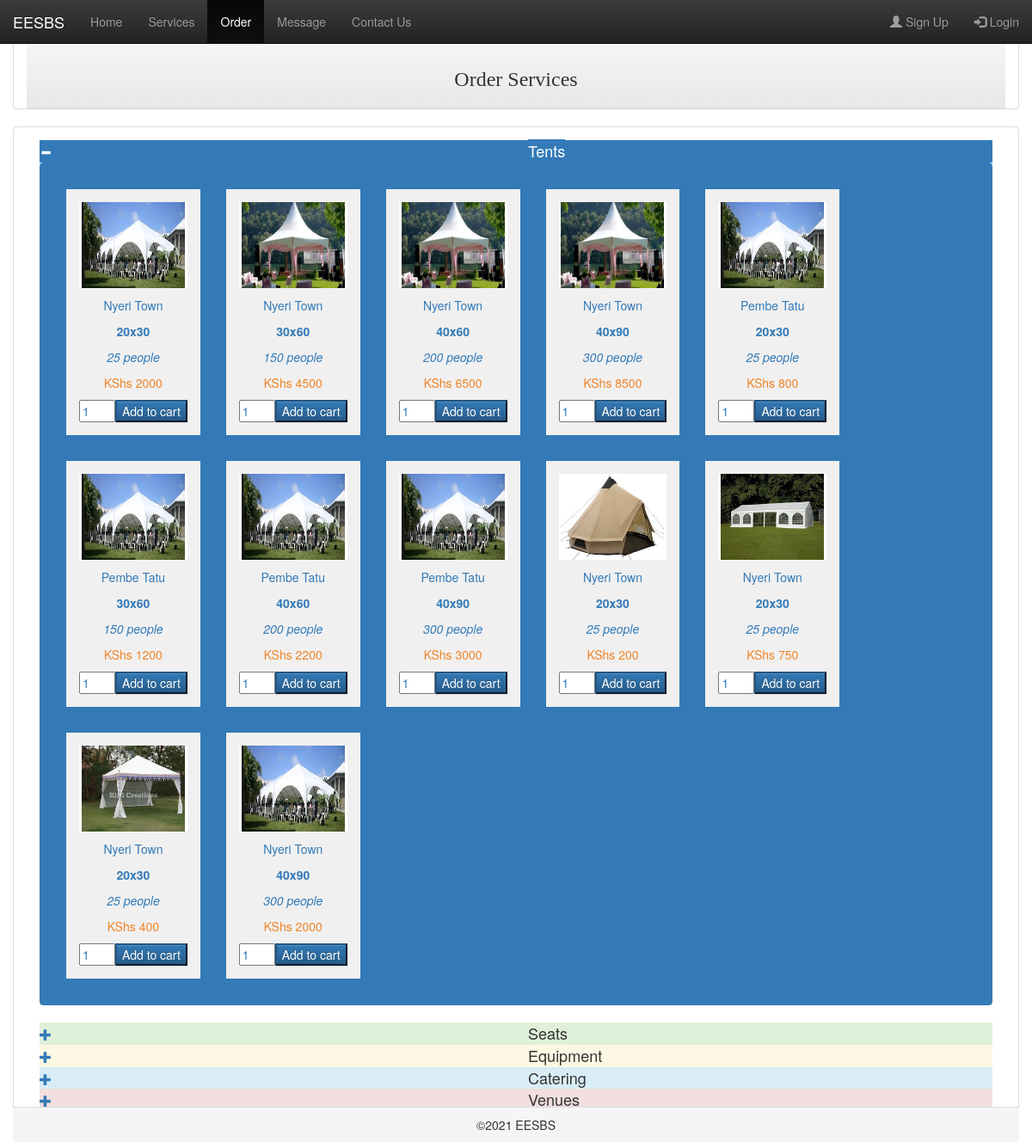
The app's page /order.php with its own data.
### tables this page shows
CREATE TABLE IF NOT EXISTS `tents` (
  `tid` int(6) unsigned NOT NULL,
  `uid` int(15) NOT NULL,
  `code` varchar(15) NOT NULL,
  `type` varchar(50) NOT NULL,
  `image` varchar(50) NOT NULL,
  `size` varchar(50) NOT NULL,
  `people` int(15) NOT NULL,
  `price` int(15) NOT NULL,
  `reg_date` timestamp NOT NULL DEFAULT CURRENT_TIMESTAMP ON UPDATE CURRENT_TIMESTAMP
);

CREATE TABLE IF NOT EXISTS `s_providers` (
  `uid` int(6) unsigned NOT NULL,
  `role` int(5) NOT NULL,
  `logo` varchar(100) NOT NULL,
  `companyName` varchar(50) NOT NULL,
  `c_location` varchar(30) NOT NULL,
  `email` varchar(50) DEFAULT NULL,
  `phone` varchar(15) NOT NULL,
  `till` varchar(15) NOT NULL,
  `username` varchar(30) NOT NULL,
  `password` varchar(255) NOT NULL,
  `active` int(5) NOT NULL,
  `reg_date` timestamp NOT NULL DEFAULT CURRENT_TIMESTAMP ON UPDATE CURRENT_TIMESTAMP
);

### order.php (the view, shortened to what this page needs)
 <?php include("includes/dbconn.php");
$tents = array(); $equips = array(); $caters = array(); $venues = array(); $seats = array();
try {
  $sql = "SELECT * FROM tents JOIN s_providers on tents.uid = s_providers.uid WHERE s_providers.active=1";
    $stmt = $conn->prepare($sql);
	if($stmt->execute())
	{
	 while($row = $stmt -> fetch())
	 {
	   $tents[] = $row;
	 }
	}
  $sql = "SELECT * FROM equipment JOIN s_providers on equipment.uid = s_providers.uid WHERE s_providers.active=1";
  $sql = "SELECT * FROM venues JOIN s_providers on venues.uid = s_providers.uid WHERE s_providers.active=1";
  $sql = "SELECT * FROM seats JOIN s_providers on seats.uid = s_providers.uid WHERE s_providers.active=1";
  $sql = "SELECT * FROM catering JOIN s_providers on catering.uid = s_providers.uid WHERE s_providers.active=1";
  }
catch(PDOException $e)
    {
    echo $sql . "<br>" . $e->getMessage();
    }
 ?>
<!DOCTYPE html PUBLIC "-//W3C//DTD XHTML 1.0 Transitional//EN" "http://www.w3.org/TR/xhtml1/DTD/xhtml1-transitional.dtd">
<html xmlns="http://www.w3.org/1999/xhtml">
<html lang="en">
  <head>
 <link href="myassets/mystyles.css" type="text/css" rel="stylesheet" />
 <link href="bootstrap-3.3.7-dist/css/bootstrap.min.css" type="text/css" rel="stylesheet" />
   <link href="bootstrap-3.3.7-dist/css/bootstrap-theme.min.css" type="text/css" rel="stylesheet" />
  <link rel="stylesheet" href="datepicker/css/jquery-ui.css">
</head>
<body>
 <nav class="navbar navbar-inverse navbar-fixed-top">
  <div class="container-fluid">
    <div class="navbar-header">
      <a class="navbar-brand" href="#">EESBS</a>
    </div>
    <div class="collapse navbar-collapse" id="myNavbar">
      <ul class="nav navbar-nav">
        <li><a href="index.php">Home</a></li>
        <li><a href="services.php">Services</a></li>
        <li class="active"><a href="order.php">Order</a></li>
        <li><a href="message.php">Message</a></li>
		<li><a href="#">Contact Us</a></li>
      </ul>
      <ul class="nav navbar-nav navbar-right">
	  <?php if(isset($_SESSION["is_logged"])){?>
	     <li><a href=""><span class="glyphicon glyphicon-user"></span> <?php echo $_SESSION["username"];?></a></li>
		<li><a href="includes/signlogin.php?out"> <span class="glyphicon glyphicon-log-out"></span> Logout</a></li>
	  <?php } else{ ?>
        <li><a data-toggle="modal" data-target="#ModalSign"><span class="glyphicon glyphicon-user"></span> Sign Up</a></li>
		<li><a data-toggle="modal" data-target="#ModalLogin"> <span class="glyphicon glyphicon-log-in"></span> Login</a></li>
		<?php } ?>
      </ul>
    </div>
  </div>
</nav>
<div class="container panel panel-default head" style="mmargin-top:30%;">
    <div class="panel-heading panel-success"><h3>Order Services</h3></div>
</div>
<div class="container panel panel-default cont">
      <div class="panel-body panel-primary">
	  <div class="bg-primary"><span class="glyphicon glyphicon-minus" id="tentsign"></span><span class="hname bg-primary">Tents</span></div>
	  <div class="panel panel-primary tents" sstyle="background-color:#F5F4F1; border-radius:5px;">
      <div class="panel-body bg-primary">
	    <?php
	if (!empty($tents)) {
		foreach($tents as $key=>$value){
	?>
		<div class="product-item">
			<form method="post" action="order.php?action=add&svs=tent&code=<?php echo $tents[$key]["code"]; ?>">
			<div class="product-image"><img width="120px" height="100px" src="<?php echo $tents[$key]["image"]; ?>"></div>
            <div class="text-primary"><?php echo $tents[$key]["c_location"]; ?></div>
			<div class="text-primary"><strong><?php echo $tents[$key]["size"]; ?></strong></div>
            <div class="text-primary"><em><?php echo $tents[$key]["people"]." people"; ?></em></div>
			<div class="product-price"><?php echo "KShs ".$tents[$key]["price"]; ?></div>
			<div><input class="text-primary" type="text" name="quantity" onKeyPress="return numbersonly(event)" value="1" size="2" /><input class="btn-primary" type="submit" value="Add to cart" class="btnAddAction" /></div>
			</form>
		</div>
	<?php
			}
	}
	?>
	  </div>
      </div>
	  <div class="bg-success"><a><span class="glyphicon glyphicon-plus" id="seatsign"></span></a><span class="hname">Seats</span></div>
	  <div class="bg-warning"><a><span class="glyphicon glyphicon-plus" id="equipsign"></span></a><span class="hname">Equipment</span></div>
	  <div class="bg-info"><a><span class="glyphicon glyphicon-plus" id="catsign"></span></a><span class="hname">Catering</span></div>
	  <div class="bg-danger"><a><span class="glyphicon glyphicon-plus" id="venuesign"></span></a><span class="hname">Venues</span></div>
	  </div>
 <?php include("includes/footer.php"); ?>
</div>
</body>
</html>

### includes/footer.php
<div class="panel-footer container navbar-fixed-bottom foot">&copy;<?php echo date("Y"); ?> EESBS</div>

### myassets/mystyles.css (style rules this page uses)
.head { margin-top:4%; }
.cont { margin-top:0.5%; margin-bottom:0.5%; min-height: 100vh; overflow:scroll; }
.head, .foot { text-align:center; }
.head { font-family:"Times New Roman", Times, serif; font-weight:bold; }

### order.php (style rules this page uses)
.hname { font-size:18px; margin-left:50%; }
.product-item { float:left; background:#F0F0F0; margin:15px; padding:5px; }
.product-item div { text-align:center; margin:10px; }
.product-price { color:#F08426; }
.product-image { height:100px;background-color:#FFF; wwidth:10px; }

### records on screen
tents: image (picture), uid.c_location "Nyeri Town", size "20x30", people "25", price "2000"
tents: image (picture), uid.c_location "Nyeri Town", size "30x60", people "150", price "4500"
tents: image (picture), uid.c_location "Nyeri Town", size "40x60", people "200", price "6500"
tents: image (picture), uid.c_location "Nyeri Town", size "40x90", people "300", price "8500"
tents: image (picture), uid.c_location "Pembe Tatu", size "20x30", people "25", price "800"
tents: image (picture), uid.c_location "Pembe Tatu", size "30x60", people "150", price "1200"
tents: image (picture), uid.c_location "Pembe Tatu", size "40x60", people "200", price "2200"
tents: image (picture), uid.c_location "Pembe Tatu", size "40x90", people "300", price "3000"
tents: image (picture), uid.c_location "Nyeri Town", size "20x30", people "25", price "200"
tents: image (picture), uid.c_location "Nyeri Town", size "20x30", people "25", price "750"
tents: image (picture), uid.c_location "Nyeri Town", size "20x30", people "25", price "400"
tents: image (picture), uid.c_location "Nyeri Town", size "40x90", people "300", price "2000"
